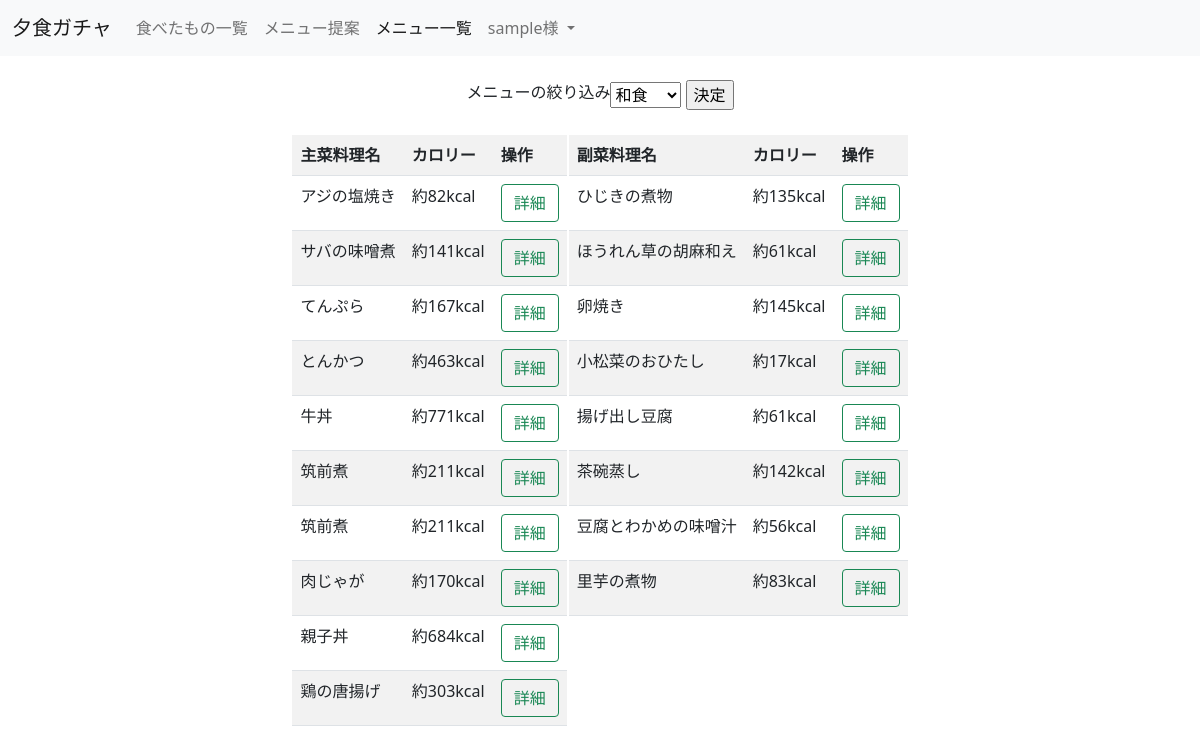
Screenshot of /menulist/index.php?category=0 (signed in) with the database file from the repository.
### tables this page shows
CREATE TABLE `main` (
  `id` int(11) NOT NULL,
  `name` varchar(100) NOT NULL,
  `category` tinyint(4) NOT NULL,
  `kcal` int(11) NOT NULL,
  `recipe` varchar(1000) NOT NULL
);

CREATE TABLE `sub` (
  `id` int(11) NOT NULL,
  `name` varchar(100) NOT NULL,
  `category` tinyint(4) NOT NULL,
  `kcal` int(11) NOT NULL,
  `recipe` varchar(1000) NOT NULL
);

### App/config.php (called while the page is built, shortened)
<?php
spl_autoload_register(function ($class) {
    $file = sprintf(__DIR__ . '/%s.php', $class);
    $file = str_replace('App/App', 'App', $file);
    $file = str_replace('\\', '/', $file);
});

### App/Model/Base.php (called while the page is built, shortened)
<?php
class Base
{
    public function __construct()
    {
        $dsn = 'mysql:dbname=' . self::DB_NAME . ';host=' . self::HOST_NAME . ';charset=utf8';
        $this->dbh = new \PDO($dsn, self::USER, self::PASS);
    }
}

### App/Model/Menu.php (called while the page is built, shortened)
<?php
class Menu extends Base
{
    public function category_main_menu_list($category)
    {
        $sql = 'SELECT * FROM main WHERE category = ' . $category . ' ORDER BY name ASC';
        $stmt = $this->dbh->prepare($sql);
        $stmt->execute();
        return $stmt->fetchAll(\PDO::FETCH_ASSOC);
    }
    public function category_sub_menu_list($category)
    {
        $sql = 'SELECT * FROM sub WHERE category = ' . $category . ' ORDER BY name ASC';
        $stmt = $this->dbh->prepare($sql);
        $stmt->execute();
        return $stmt->fetchAll(\PDO::FETCH_ASSOC);
    }
}

### menulist/index.php (the view, shortened to what this page needs)
<?php
require_once('../App/config.php');
$db = new Menu();
try {
    if (isset($_GET['category']) && $_GET['category'] != Menu::ALL) {
        $main_list = $db->category_main_menu_list($_GET['category']);
        $sub_list = $db->category_sub_menu_list($_GET['category']);
    } else {
        $main_list = $db->main_menu_list();
        $sub_list = $db->sub_menu_list();
    }
} catch (Exception $e) {
    $_SESSION['msg']['error'] = '申し訳ございません。エラーが発生しました。';
    header('Location:../error.php');
    exit();
}
?>
<!DOCTYPE html>
<html lang="ja">
<head>
    <link href="https://cdn.jsdelivr.net/npm/bootstrap@5.0.2/dist/css/bootstrap.min.css" rel="stylesheet">
</head>
<body>
    <nav class="navbar navbar-expand-lg navbar-light bg-light">
        <div class="container-fluid">
            <a class="navbar-brand" href="../eat_list/eat_history/index.php">夕食ガチャ</a>
            <div class="collapse navbar-collapse" id="navbarSupportedContent">
                <ul class="navbar-nav me-auto mb-2 mb-lg-0">
                    <li class="nav-item">
                        <a class="nav-link" aria-current="page" href="../eat_list/eat_history/index.php">食べたもの一覧</a>
                    </li>
                    <li class="nav-item">
                        <a class="nav-link" href="../menu_random/menu/choice.php">メニュー提案</a>
                    </li>
                    <li class="nav-item">
                        <a class="nav-link active" href="./">メニュー一覧</a>
                    </li>
                    <li class="nav-item dropdown">
                        <a class="nav-link dropdown-toggle" href="#" id="navbarDropdown" role="button" data-bs-toggle="dropdown" aria-expanded="false">
                            <?php echo $_SESSION['user'] ?>様
                        </a>
                    </li>
                </ul>
            </div>
        </div>
    </nav>
    <div class="container mt-4 d-flex justify-content-center">
        メニューの絞り込み
        <form action="./index.php" method="get">
            <select name="category">
                <option value="<?php echo Menu::WA ?>" <?php if (isset($_GET['category']) && $_GET['category'] == Menu::WA) echo 'selected' ?>>和食</option>
            </select>
            <input type="submit" value="決定">
        </form>
    </div>
    <div class="container my-4 d-flex justify-content-center">
        <table>
            <tr>
                <td valign="top">
                    <table class="table table-striped table-hover">
                        <th>主菜料理名</th>
                        <th>カロリー</th>
                        <th>操作</th>
                        <?php foreach ($main_list as $main_lists) : ?>
                            <tr>
                                <td><?php echo $main_lists['name'] ?></td>
                                <td>約<?php echo $main_lists['kcal'] ?>kcal</td>
                                <td>
                                    <form action="./detail.php" method="post">
                                        <input type="submit" class="btn btn-outline-success" value="詳細">
                                    </form>
                                </td>
                            </tr>
                        <?php endforeach ?>
                    </table>
                </td>
                <td valign="top">
                    <table class="table table-striped table-hover">
                        <th>副菜料理名</th>
                        <th>カロリー</th>
                        <th>操作</th>
                        <?php foreach ($sub_list as $sub_lists) : ?>
                            <tr>
                                <td><?php echo $sub_lists['name'] ?></td>
                                <td>約<?php echo $sub_lists['kcal'] ?>kcal</td>
                                <td>
                                    <form action="./detail.php" method="post">
                                        <input type="submit" class="btn btn-outline-success" value="詳細">
                                    </form>
                                </td>
                            </tr>
                        <?php endforeach ?>
                    </table>
                </td>
            </tr>
        </table>
    </div>
</body>
</html>

### rows the page displays
main: name "アジの塩焼き", kcal "82"
main: name "サバの味噌煮", kcal "141"
main: name "てんぷら", kcal "167"
main: name "とんかつ", kcal "463"
main: name "牛丼", kcal "771"
main: name "筑前煮", kcal "211"
main: name "筑前煮", kcal "211"
main: name "肉じゃが", kcal "170"
main: name "親子丼", kcal "684"
main: name "鶏の唐揚げ", kcal "303"
sub: name "ひじきの煮物", kcal "135"
sub: name "ほうれん草の胡麻和え", kcal "61"
sub: name "卵焼き", kcal "145"
sub: name "小松菜のおひたし", kcal "17"
sub: name "揚げ出し豆腐", kcal "61"
sub: name "茶碗蒸し", kcal "142"
sub: name "豆腐とわかめの味噌汁", kcal "56"
sub: name "里芋の煮物", kcal "83"

### other values shown
$_SESSION['user'] "sample"
